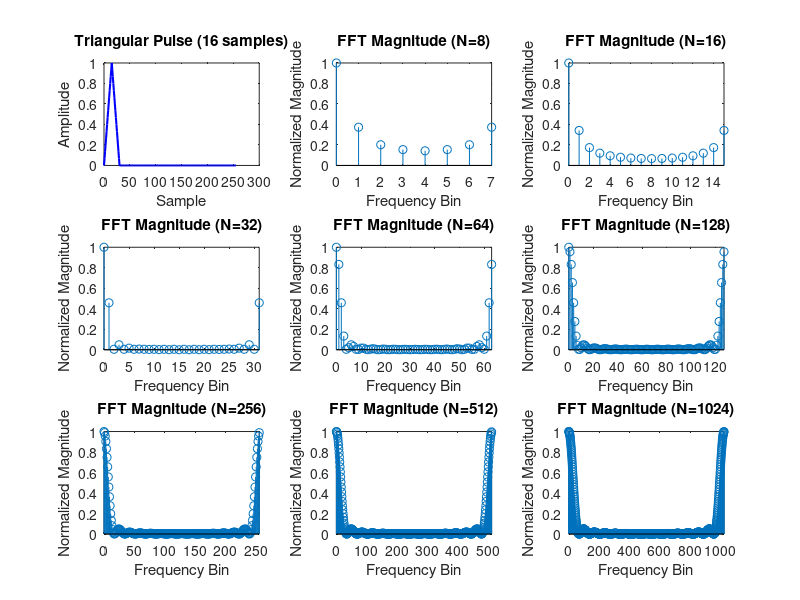

Reproduce this figure in MATLAB. (Note: this script raises an error after producing the figure.)
clc; clear; close all;

pulse_length = 16;
% Triangular pulse of length 16 (amplitude 1)
amplitudes = [0:1:15, 14:-1:1] / 15; 
% Pad with zeros for visualization
full_signal = [amplitudes zeros(1, 256-length(amplitudes))]; 

% FFT sizes to analyze
N_values = [8, 16, 32, 64, 128, 256 512 1024];

% plot the triangular pulse
subplot(3, 3, 1);
plot(0:255, full_signal, 'b', 'LineWidth', 1.5);
% Show first 32 samples to see the pulse clearly
%xlim([0 31]); 
title('Triangular Pulse (16 samples)');
xlabel('Sample');
ylabel('Amplitude');

% Plot FFT magnitudes for different N values
for i = 1:length(N_values)
    N = N_values(i);
    subplot(3, 3, i+1);

    % Take FFT of the first 16 samples (the pulse) with different N
    fft_result = fft(amplitudes, N);
    fft_magnitude = abs(fft_result);

    % Normalize to have maximum of 1 for comparison
    fft_magnitude = fft_magnitude / max(fft_magnitude);

    % Plot
    stem(0:N-1, fft_magnitude);
    title(sprintf('FFT Magnitude (N=%d)', N));
    xlabel('Frequency Bin');
    ylabel('Normalized Magnitude');
    xlim([0 N-1]);
end

sgtitle('FFT of Triangular Pulse with Different N Values');